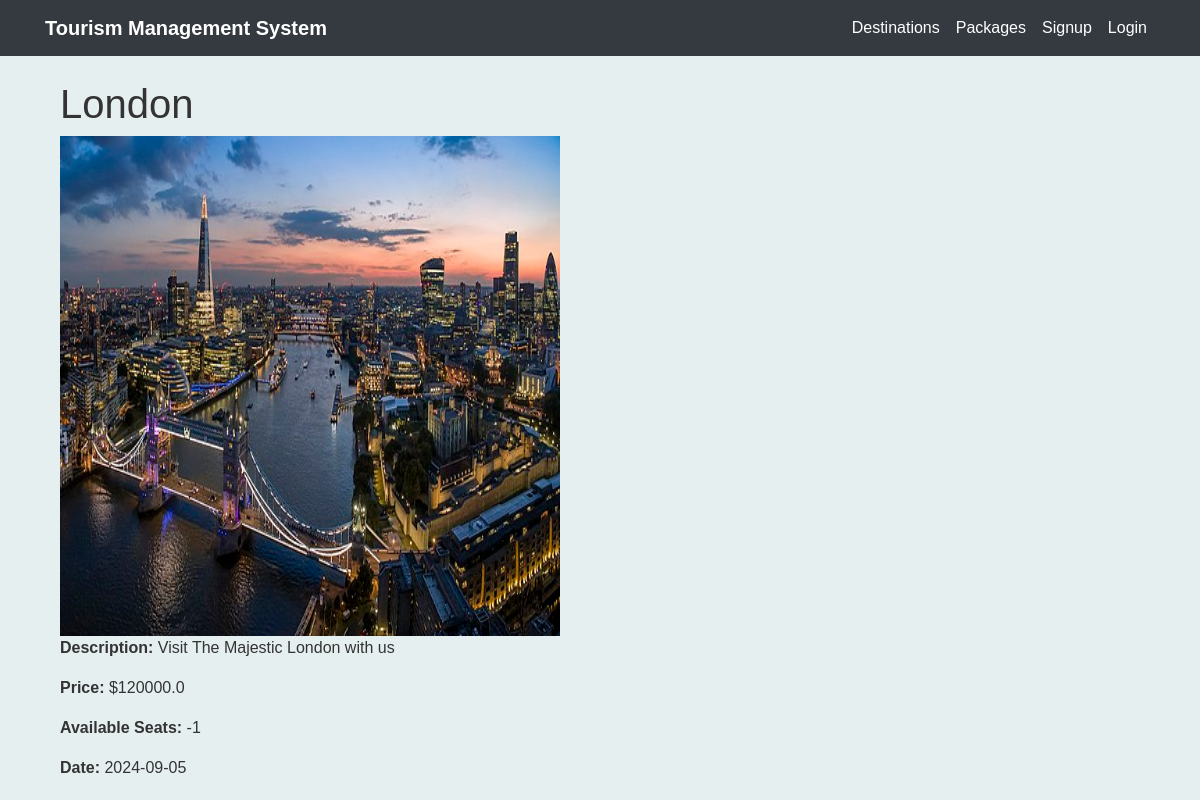
The app's page /view_package/1 (signed in) with its own data.
### main.py (models this page shows, shortened)
class Package(db.Model):
    __tablename__ = "packages"
    id = db.Column(db.Integer, primary_key=True, autoincrement=True)
    name = db.Column(db.String(100), nullable=False)
    description = db.Column(db.String(200), nullable=False)
    image_url = db.Column(db.String(200), nullable=False)
    date = db.Column(db.String(100), nullable=False)
    price = db.Column(db.Float, nullable=False)
    available_seats = db.Column(db.Integer, default=0)

### main.py (the view)
@app.route("/view_package/<int:package_id>", methods=["GET", "POST"])
def view_package(package_id):
    package = Package.query.get(package_id)
    return render_template("view_package.html", package=package)

### main.py (called while the page is built)
@login_manager.user_loader
def load_user(user_id):
    return db.session.get(User, user_id)

### templates/view_package.html
{% extends "base.html" %}
{% block content %}
    <div class="container">
        <h1>{{ package.name }}</h1>
        <img src="{{ package.image_url }}" alt="{{ package.name }}" height="500" width="500">
        <p><strong>Description:</strong> {{ package.description }}</p>
        <p><strong>Price:</strong> ${{ package.price }}</p>
        <p><strong>Available Seats:</strong> {{ package.available_seats }}</p>
        <p><strong>Date:</strong> {{ package.date }}</p>
    </div>
{% endblock %}

### static/style.css (style rules this page uses)
body { font-family: Arial, sans-serif; background-color: #E6EFF0; color: #333; }

### records on screen
Package: name "London", image_url (picture), description "Visit The Majestic London with us", price "120000.0", available_seats "-1", date "2024-09-05"
